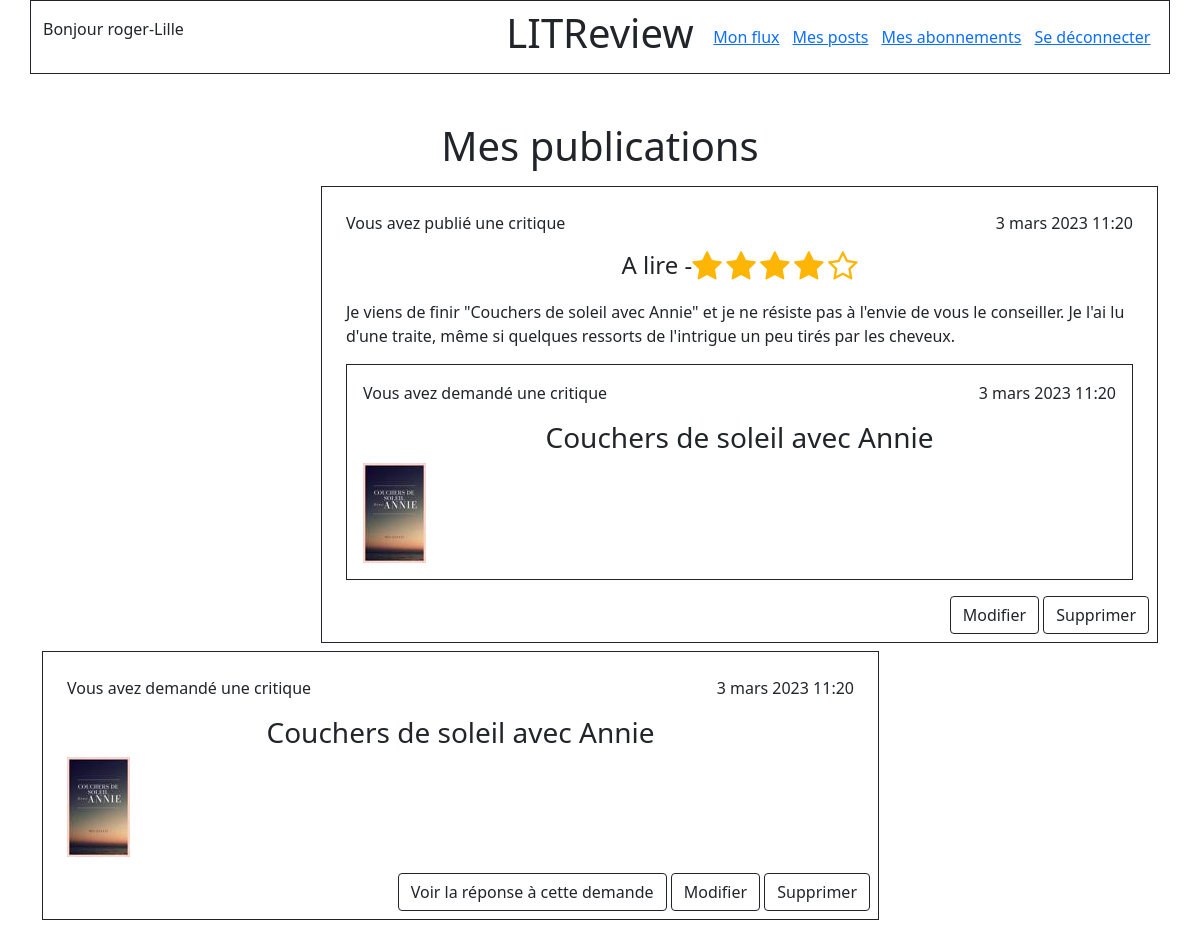
The app's page /posts (signed in), older data.
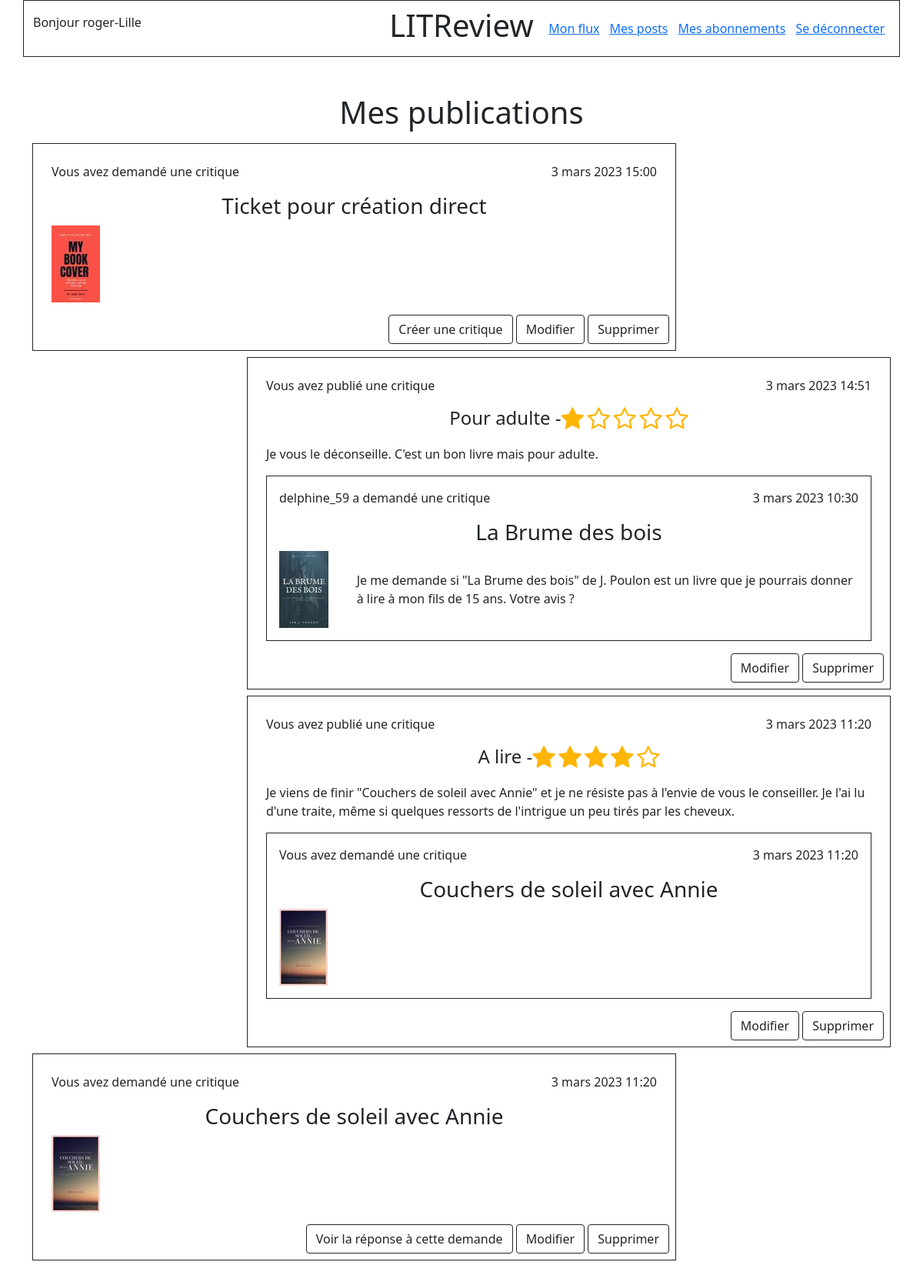
The same page, newer data.
### feed/models.py (models this page shows, shortened)
class Review(models.Model):
    objects = models.Manager()
    ticket = models.OneToOneField(
        Ticket,
        on_delete=models.CASCADE,
        related_name='ticket_review',
        primary_key=False
    )
    rating = models.PositiveSmallIntegerField(
       validators=[MinValueValidator(0), MaxValueValidator(5)]
    )
    user = models.ForeignKey(
        settings.AUTH_USER_MODEL,
        on_delete=models.CASCADE
    )
    headline = models.CharField(max_length=128)
    body = models.TextField(max_length=8192, blank=True)
    time_created = models.DateTimeField(auto_now_add=True)

class Ticket(models.Model):
    objects = models.Manager()
    title = models.CharField(max_length=128)
    description = models.TextField(max_length=2048, blank=True)
    user = models.ForeignKey(
        to=settings.AUTH_USER_MODEL,
        on_delete=models.CASCADE
    )
    image = models.ImageField(null=True, blank=True)
    time_created = models.DateTimeField(auto_now_add=True)
    IMAGE_MAX_SIZE = (100, 100)

### authentication/models.py (models this page shows)
class User(AbstractUser):
    SUBSCRIBER = "Membre"
    followed_members = models.ManyToManyField(
        settings.AUTH_USER_MODEL,
        through="UserFollows",
        related_name="followed"
    )

### feed/views.py (the view)
# urls.py: path('posts', views.display_my_posts, name='my-posts')
@login_required
def display_my_posts(request):
    tickets = Ticket.objects.filter(user=request.user)
    tickets = tickets.annotate(content_type=Value('TICKET', CharField()))
    reviews = Review.objects.filter(user=request.user)
    reviews = reviews.annotate(content_type=Value('REVIEW', CharField()))
    posts = sorted(
        chain(tickets, reviews),
        key=lambda post: post.time_created,
        reverse=True
    )
    return render(request, 'feed/posts.html', context={'posts': posts})

### feed/templatetags/feed_extras.py (called while the page is built)
@register.simple_tag(takes_context=True)
def get_user_display(context, user):
    if user == context['user']:
        return "Vous avez"
    return f"{user.username} a"

### feed/templates/feed/posts.html (shortened to what this page needs)
{% extends "base.html" %}
{% block content %}
    <h1 class="text-center">Mes publications</h1>
        <div class="d-flex flex-column">
        {% for post in posts %}
            {% if post.content_type == 'TICKET' %}
                <div class="align-self-start border border-dark mt-2 p-2 w-75">
                    {% include 'feed/ticket_detail.html' with ticket=post %}
                    <div class="text-end">
                        {% include 'feed/review_check.html' with post=post %}
                        <a class="btn btn-outline-dark" href="{% url 'feed:ticket-update' ticket_id=post.id %}">Modifier</a>
                        <a class="btn btn-outline-dark" href="{% url 'feed:ticket-delete' ticket_id=post.id %}">Supprimer</a>
                    </div>
                </div>
            {% elif post.content_type == 'REVIEW' %}
                <div class="align-self-end border border-dark mt-2 p-2 w-75">
                    {% include 'feed/review_detail.html' with review=post %}
                    <div class="text-end">
                        <a class="btn btn-outline-dark" href="{% url 'feed:review-update' review_id=post.id %}">
                            Modifier</a>
                        <a class="btn btn-outline-dark" href="{% url 'feed:review-delete' review_id=post.id %}">
                            Supprimer</a>
                    </div>
                </div>
            {% endif %}
        {% endfor %}
    </div>
{% endblock content %}

### feed/templates/feed/ticket_detail.html
{% load feed_extras %}
<div class="p-3">
    <div class="row">
        <div class="col text-start">
            <p>{% get_user_display user=ticket.user %} demandé une critique</p>
        </div>
        <div class="col text-end">
            <p>{{ ticket.time_created }}</p>
        </div>
    </div>
    <h3 class="text-center">{{ ticket.title }}</h3>
    <div class="row">
        <div class="col-1 d-flex align-items-center">
            {% if ticket.image %}
            <img src="{{ ticket.image.url }}">
        {% endif %}
        </div>
        <div class="col-11 ps-5 d-flex align-items-center">
             {{ ticket.description }}
        </div>
    </div>
</div>

### feed/templates/feed/review_check.html
{% if not post.ticket_review %}
    <a class="btn btn-outline-dark" href="{% url 'feed:review-create' ticket_id=post.id %}">Créer une critique</a>
{% else %}
    <a class="btn btn-outline-dark" href="{% url 'feed:review-display' review_id=post.ticket_review.id %}">Voir la réponse à cette demande</a>
{% endif %}

### feed/templates/feed/review_detail.html
{% load feed_extras %}
{% block content %}
    <div class="p-3">
        <div class="row">
            <div class="col text-start">
                <p>{% get_user_display user=review.user %} publié une critique</p>
            </div>
            <div class="col text-end">
                <p>{{ review.time_created }}</p>
            </div>
        </div>
    <div class="d-flex justify-content-center">
        <h4>
            {{ review.headline }} -
        </h4>
        <div class="rating-star mb-3">
                <i class="fa fa-2x fa-star{% if review.rating < 1 %}-o{% endif %}"
                   aria-hidden="true"></i>
                <i class="fa fa-2x fa-star{% if review.rating < 2 %}-o{% endif %}"
                   aria-hidden="true"></i>
                <i class="fa fa-2x fa-star{% if review.rating < 3 %}-o{% endif %}"
                   aria-hidden="true"></i>
                <i class="fa fa-2x fa-star{% if review.rating < 4 %}-o{% endif %}"
                   aria-hidden="true"></i>
                <i class="fa fa-2x fa-star{% if review.rating < 5 %}-o{% endif %}"
                   aria-hidden="true"></i>
        </div>
    </div>
            <p>{{ review.body }}</p>
            <div class="border border-dark">
                {% include 'feed/ticket_detail.html' with ticket=review.ticket %}
            </div>
    </div>
{% endblock content %}

Row changes from the older to the newer data that the page shows:
added Ticket: user "Vous avez", time_created "3 mars 2023 15:00", title "Ticket pour création direct", image (picture), shows "Créer une critique"
added Review: user "Vous avez", time_created "3 mars 2023 14:51", headline "Pour adulte", rating 1 (drawn), body "Je vous le déconseille. C'est un bon livre mais pour adulte.", image (picture)
now on this page (row unchanged): Ticket: user.username "delphine_59 a", time_created "3 mars 2023 10:30", title "La Brume des bois", description "Je me demande si \"La Brume des bois\" de J. Poulon est un livre que je pourrais donner à lire à mon fils de 15 ans. Votre avis ?"
